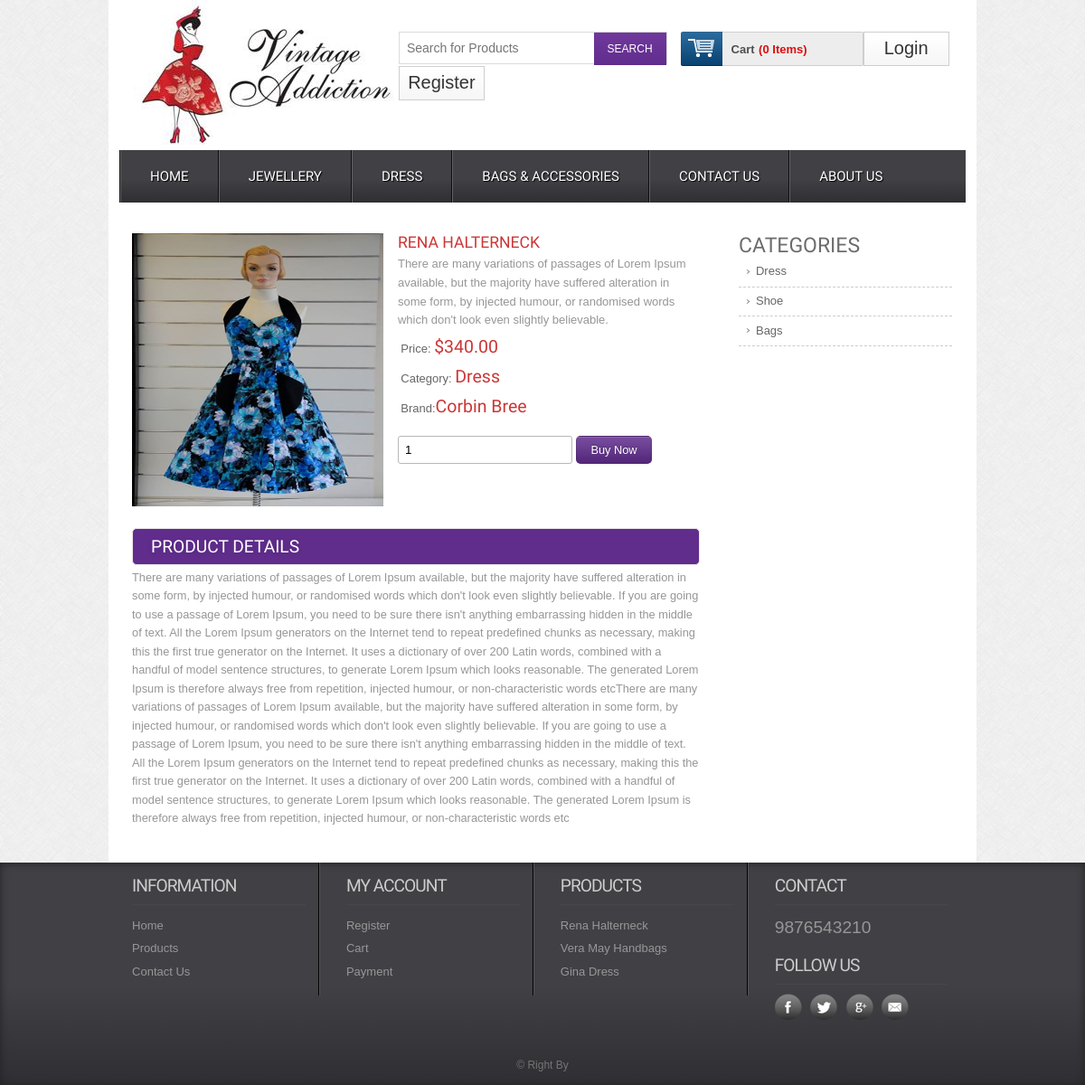
The page /single/5 on the database its author committed.
### tables this page shows
CREATE TABLE IF NOT EXISTS `tbl_product` (
`product_id` int(11) NOT NULL,
  `product_title` varchar(255) NOT NULL,
  `product_short_description` text NOT NULL,
  `product_long_description` text NOT NULL,
  `product_image` varchar(255) NOT NULL,
  `product_price` int(11) NOT NULL,
  `product_quantity` int(11) NOT NULL,
  `product_feature` tinyint(4) NOT NULL,
  `product_category` int(11) NOT NULL,
  `product_brand` int(11) NOT NULL,
  `product_author` int(11) NOT NULL,
  `product_view` int(11) NOT NULL DEFAULT '0',
  `published_date` timestamp NOT NULL DEFAULT CURRENT_TIMESTAMP,
  `publication_status` tinyint(4) NOT NULL
);

CREATE TABLE IF NOT EXISTS `tbl_category` (
`id` int(11) NOT NULL,
  `category_name` varchar(100) NOT NULL,
  `category_description` text NOT NULL,
  `publication_status` tinyint(4) NOT NULL COMMENT 'Published=1,Unpublished=0'
);

CREATE TABLE IF NOT EXISTS `tbl_brand` (
`brand_id` int(11) NOT NULL,
  `brand_name` varchar(255) NOT NULL,
  `brand_description` text NOT NULL,
  `publication_status` tinyint(4) NOT NULL
);

### application/controllers/Web.php (called while the page is built, shortened)
<?php
class Web extends CI_Controller {
    public function single($id) {
        $data = array();
        $data['get_single_product'] = $this->web_model->get_single_product($id);
        $data['get_all_category'] = $this->web_model->get_all_category();
        $this->load->view('web/inc/header');
        $this->load->view('web/pages/single', $data);
        $this->load->view('web/inc/footer');
    }
}

### index.php (called while the page is built, shortened)
<?php
require_once BASEPATH.'core/CodeIgniter.php';

### application/models/Web_Model.php (called while the page is built, shortened)
<?php
class Web_Model extends CI_Model {
    public function get_single_product($id) {
        $this->db->select('*');
        $this->db->from('tbl_product');
        $this->db->join('tbl_category', 'tbl_category.id=tbl_product.product_category');
        $this->db->join('tbl_brand', 'tbl_brand.brand_id=tbl_product.product_brand');
        $this->db->where('tbl_product.product_id', $id);
        $info = $this->db->get();
        return $info->row();
    }
    public function get_all_category() {
        $this->db->select('*');
        $this->db->from('tbl_category');
        $this->db->where('publication_status', 1);
        $info = $this->db->get();
        return $info->result();
    }
}

### application/views/web/pages/single.php (the view, shortened to what this page needs)
<div class="main">
    <div class="content">
        <div class="section group">
            <div class="cont-desc span_1_of_2">
                <div class="grid images_3_of_2">
                    <img src="<?php echo base_url('uploads/'.$get_single_product->product_image)?>" alt="" />
                </div>
                <div class="desc span_3_of_2">
                    <h2><?php echo $get_single_product->product_title?></h2>
                    <p><?php echo $get_single_product->product_short_description?></p>
                    <div class="price">
                        <p>Price: <span>$<?php echo $this->cart->format_number($get_single_product->product_price)?></span></p>
                        <p>Category: <span><?php echo $get_single_product->category_name?></span></p>
                        <p>Brand:<span><?php echo $get_single_product->brand_name?></span></p>
                    </div>
                    <div class="add-cart">
                        <form action="<?php echo base_url('save/cart');?>" method="post">
                            <input type="number" class="buyfield" name="qty" value="1"/>
                            <input type="submit" class="buysubmit" name="submit" value="Buy Now"/>
                        </form>
                    </div>
                </div>
                <div class="product-desc">
                    <h2>Product Details</h2>
                    <p><?php echo $get_single_product->product_long_description?></p>
                </div>
            </div>
            <div class="rightsidebar span_3_of_1">
                <h2>CATEGORIES</h2>
                <ul>
                    <?php foreach($get_all_category as $single_category){?>
                    <li><a href="<?php echo base_url('get/category/'.$single_category->id);?>"><?php echo $single_category->category_name?></a></li>
                    <?php }?>
                </ul>
            </div>
        </div>
    </div>
</div>

### assets/web/css/style.css (style rules this page uses)
html,body,div,span,applet,object,iframe,h1,h2,h3,h4,h5,h6,p,blockquote,pre,a,abbr,acronym,address,big,cite,code,del,dfn,em,img,ins,kbd,q,s,samp,small,strike,strong,sub,sup,tt,var,b,u,i,dl,dt,dd,ol,nav ul,nav li,fieldset,form,label,legend,table,caption,tbody,tfoot,thead,tr,th,td,article,aside,canvas,details,embed,figure,figcaption,footer,header,hgroup,menu,nav,output,ruby,section,summary,time,mark,audio,video { margin:0;padding:0;border:0;font-size:100%;font:inherit;vertical-align:baseline; }
ol,ul { list-style:none;margin:0;padding:0; }
a { text-decoration:none; }
img { max-width:100%; }
body { font-family:Arial, Helvetica, sans-serif; background:url(../images/body_bg3.jpg); }
input[type="number"] { border: 1px solid #b8b8b8; border-radius: 3px; padding: 7px; }
.buysubmit { background: #602d8d url("../images/large-button-overlay.png") repeat scroll 0 0; border: 1px solid rgba(0, 0, 0, 0.1); border-radius: 5px; color: #fff; font-family: Arial,"Helvetica Neue","Helvetica",Tahoma,Verdana,sans-serif; font-size: 0.8em; padding: 7px 15px; text-shadow: 0 -1px 1px rgba(0, 0, 0, 0.25); cursor:pointer; outline:none; }
.section { clear: both; padding: 0px; margin: 0px; }
.group:before, .group:after { content:""; display:table; }
.group:after { clear:both; }
.group { zoom:1; }
.content { padding:20px 0; background:#FFF; }
.content h2 { font-size:23px; color:#6C6C6C; font-family: 'Monda', sans-serif; }
.cont-desc { display: block; float:left; clear:both; }
.rightsidebar { display: block; float:left; margin: 0% 0 0% 1.6%; }
.cont-desc:first-child { margin-left: 0; }
.desc { display: block; float:left; margin: 0% 0 0% 2.6%; }
.span_1_of_2 { width: 67.1%; padding:1.5%; }
.images_3_of_2 { width: 44.2%; float:left; text-align:center; }
.span_3_of_2 { width: 53.2%; }
.span_3_of_1 { width: 25.2%; padding:1.5%; }
.images_3_of_2 img { height: 302px; max-width: 100%; width: 100%; }
.span_3_of_2 h2 { font-family: 'Monda', sans-serif; font-size:1.1em; color: #CC3636; font-weight : normal; margin-top: 0px; text-transform:uppercase; }
.span_3_of_2 p { font-size:0.8125em; padding:0.3em 0; color:#969696; line-height: 1.6em; font-family : verdana, arial, helvetica, helve, sans-serif; }
.price p { font-size:0.8125em; padding:1.5% 1%; color: #666; vertical-align:top; }
.price p span { font-size:1.5em; font-family: 'Monda', sans-serif; color: #CC3636; }
.add-cart { padding-top:15px; }
.product-desc,.product-tags { clear:both; padding-top:20px; }
.product-desc h2,.product-tags h2 { padding:8px 20px; background:#602D8D; border: 1px solid #EBE8E8; border-radius: 5px; -webkit-border-radius: 5px; -moz-border-radius: 5px; -o-border-radius: 5px; font-family: 'Monda', sans-serif; font-size:1.2em; color:#FFF; text-transform: uppercase; text-shadow:0 1px 5px rgba(34, 34, 34, 0.17); }
.product-desc p { font-size: 0.8em; padding: 0.3em 0; color: #969696; line-height: 1.6em; font-family: verdana, arial, helvetica, helve, sans-serif; }
.span_3_of_1 li a { font-size:0.8125em; padding:0.42em 8%; color: #666; display: block; line-height: 1.6em; font-family : Arial, Helvetica, sans-serif; border-bottom:1px dashed #CCC; background: url(../images/drop_arrow.png) no-repeat 5px 11px; }

### rows shown on the page
tbl_product: product_image (picture), product_title "RENA HALTERNECK", product_short_description "There are many variations of passages of Lorem Ipsum available, but the majority have suffered alteration in some form, by injected humour, or randomised words which don't look even slightly believable.", product_price "340.00", tbl_category.category_name "Dress", tbl_brand.brand_name "Corbin Bree", product_long_description "There are many variations of passages of Lorem Ipsum available, but the majority have suffered alteration in some form, by injected humour, or randomised words which don't look even slightly believable. If you are going to use a passage of Lorem Ipsum, you need to be sure there isn't anything embarrassing hidden in the middle of text. All the Lorem Ipsum generators on the Internet tend to repeat predefined chunks as necessary, making this the first true generator on the Internet. It uses a dictionary of over 200 Latin words, combined with a handful of model sentence structures, to generate Lorem Ipsum which looks reasonable. The generated Lorem Ipsum is therefore always free from…"
tbl_category: category_name "Dress"
tbl_category: category_name "Shoe"
tbl_category: category_name "Bags"

### other values the page prints
$this->cart->total_items() "0"
$result->$para "9876543210 © Right By"
